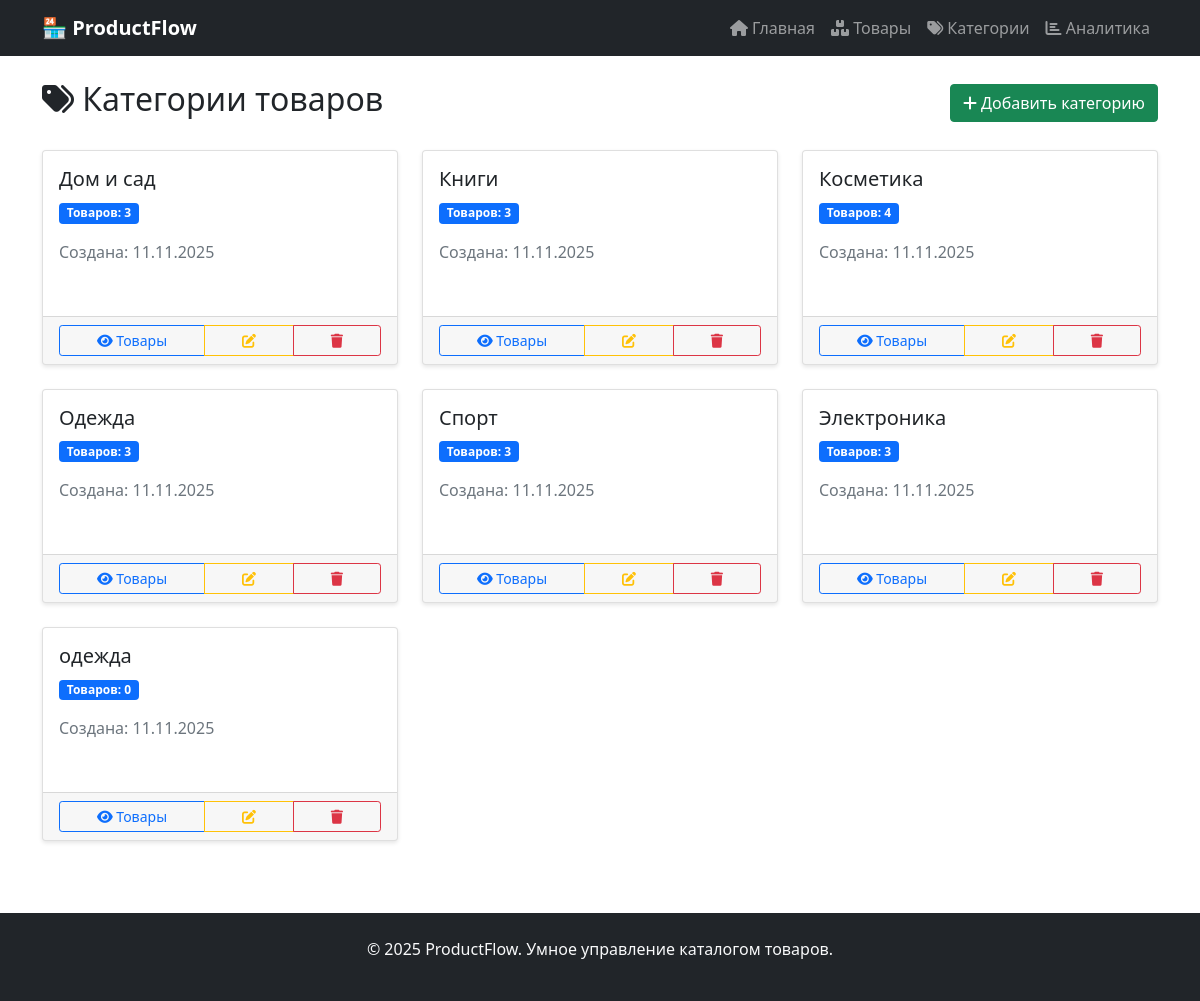
Page /categories/ on the committed database.
### catalog/models.py (models this page shows, shortened)
class Category(models.Model):
    name = models.CharField(max_length=100, unique=True, verbose_name="Название категории")
    created_at = models.DateTimeField(auto_now_add=True, verbose_name="Дата создания")
    updated_at = models.DateTimeField(auto_now=True, verbose_name="Дата обновления")
    class Meta:
        verbose_name = "Категория"
        verbose_name_plural = "Категории"
        ordering = ['name']

### catalog/views.py (the view)
# urls.py: path('categories/', views.CategoryListView.as_view(), name='category_list'),
class CategoryListView(ListView):
    model = Category
    template_name = 'catalog/category_list.html'
    context_object_name = 'categories'
    def get_queryset(self):
        queryset = Category.objects.annotate(
            product_count=Count('products')
        )
        form = CategoryFilterForm(self.request.GET)
        if form.is_valid():
            sort_by = form.cleaned_data.get('sort_by') or 'name'
            queryset = queryset.order_by(sort_by)
        return queryset
    def get_context_data(self, **kwargs):
        context = super().get_context_data(**kwargs)
        context['filter_form'] = CategoryFilterForm(self.request.GET)
        return context

### templates/catalog/category_list.html (shortened to what this page needs)
{% extends 'base.html' %}
{% block content %}
<div class="d-flex justify-content-between align-items-center mb-4">
    <h2><i class="fas fa-tags"></i> Категории товаров</h2>
    <a href="{% url 'category_create' %}" class="btn btn-success">
        <i class="fas fa-plus"></i> Добавить категорию
    </a>
</div>
<div class="row">
    {% for category in categories %}
    <div class="col-md-6 col-lg-4 mb-4">
        <div class="card h-100">
            <div class="card-body">
                <h5 class="card-title">{{ category.name }}</h5>
                <p class="card-text">
                    <span class="badge bg-primary">Товаров: {{ category.product_count }}</span>
                </p>
                <p class="text-muted">
                    Создана: {{ category.created_at|date:"d.m.Y" }}
                </p>
            </div>
            <div class="card-footer">
                <div class="btn-group w-100">
                    <a href="{% url 'category_products' category.pk %}" class="btn btn-outline-primary btn-sm">
                        <i class="fas fa-eye"></i> Товары
                    </a>
                    <a href="{% url 'category_update' category.pk %}" class="btn btn-outline-warning btn-sm">
                        <i class="fas fa-edit"></i>
                    </a>
                    <a href="{% url 'category_delete' category.pk %}" class="btn btn-outline-danger btn-sm">
                        <i class="fas fa-trash"></i>
                    </a>
                </div>
            </div>
        </div>
    </div>
    {% endfor %}
</div>
{% endblock %}

### templates/base.html (style rules this page uses)
.card { margin-bottom: 20px; box-shadow: 0 2px 4px rgba(0,0,0,0.1); transition: all 0.3s ease; }

### rows in the picture
Category: name "Дом и сад", product_count "3", created_at "11.11.2025"
Category: name "Книги", product_count "3", created_at "11.11.2025"
Category: name "Косметика", product_count "4", created_at "11.11.2025"
Category: name "Одежда", product_count "3", created_at "11.11.2025"
Category: name "Спорт", product_count "3", created_at "11.11.2025"
Category: name "Электроника", product_count "3", created_at "11.11.2025"
Category: name "одежда", product_count "0", created_at "11.11.2025"
